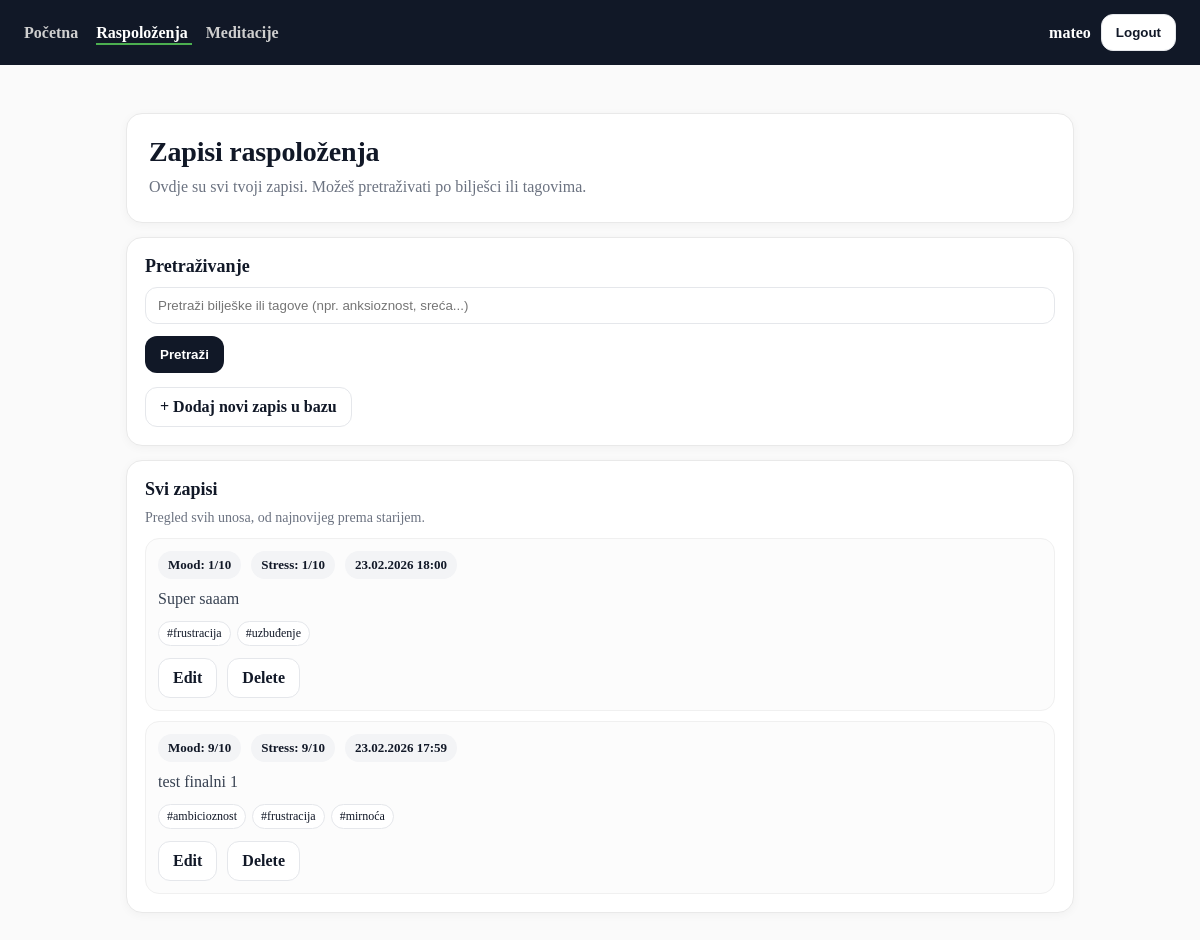
The app's page /moods/ (signed in) with its own data.
### main/models.py (models this page shows, shortened)
class MoodEntry(models.Model):
    user = models.ForeignKey(
        settings.AUTH_USER_MODEL,
        on_delete=models.CASCADE,
        related_name="mood_entries",
    )
    mood = models.PositiveSmallIntegerField(
        validators=[MinValueValidator(1), MaxValueValidator(10)]
    )
    stress = models.PositiveSmallIntegerField(
        validators=[MinValueValidator(1), MaxValueValidator(10)]
    )
    note = models.TextField(blank=True)
    tags = models.ManyToManyField(
        Tag,
        blank=True,
        related_name="mood_entries",
    )
    created_at = models.DateTimeField(auto_now_add=True)
    class Meta:
        ordering = ["-created_at"]
        indexes = [
            models.Index(fields=["user", "-created_at"]),
        ]

class Tag(models.Model):
    name = models.CharField(max_length=30, unique=True)
    class Meta:
        ordering = ["name"]

### main/views.py (the view)
# urls.py: path("moods/", MoodListView.as_view(), name="mood_list"),
class MoodListView(LoginRequiredMixin, ListView):
    template_name = "main/mood_list.html"
    context_object_name = "moods"
    login_url = "login"
    def get_search_query(self):
        return (self.request.GET.get("q") or "").strip()
    def get_queryset(self):
        q = self.get_search_query()
        qs = (
            MoodEntry.objects
            .filter(user=self.request.user)
            .prefetch_related("tags")
            .order_by("-id")
        )
        if q:
            qs = qs.filter(Q(note__icontains=q) | Q(tags__name__icontains=q)).distinct()
        return qs
    def get_context_data(self, **kwargs):
        ctx = super().get_context_data(**kwargs)
        ctx["q"] = self.get_search_query()
        return ctx

### main/templates/main/mood_list.html (shortened to what this page needs)
{% extends "main/base.html" %}
{% block content %}
<div class="mh-wrap">
  <section class="mh-hero">
    <h1 class="mh-title">Zapisi raspoloženja</h1>
    <p class="mh-sub">
      Ovdje su svi tvoji zapisi. Možeš pretraživati po bilješci ili tagovima.
    </p>
  </section>
  <section class="mh-card" style="margin-top:14px;">
    <h2 style="margin:0 0 10px; font-size:18px;">Pretraživanje</h2>
    <form method="get" class="mh-form" style="margin-top: 8px;">
      <p style="margin:0;">
        <input
          type="text"
          name="q"
          value="{{ q }}"
          placeholder="Pretraži bilješke ili tagove (npr. anksioznost, sreća...)"
        />
      </p>
      <div class="mh-actions">
        <button type="submit" class="mh-btn mh-btn-primary">Pretraži</button>
      </div>
    </form>
    {% if user.is_authenticated %}
      <div class="mh-actions" style="margin-top: 14px;">
        <a class="mh-btn mh-btn-ghost" href="{% url 'mood_create' %}">+ Dodaj novi zapis u bazu</a>
      </div>
    {% endif %}
  </section>
  <section class="mh-card" style="margin-top:14px;">
    <h2 style="margin:0 0 10px; font-size:18px;">
      {% if q %}Rezultati{% else %}Svi zapisi{% endif %}
    </h2>
    {% if q %}
      <p class="mh-muted">Pretraga za: <strong>{{ q }}</strong></p>
    {% else %}
      <p class="mh-muted">Pregled svih unosa, od najnovijeg prema starijem.</p>
    {% endif %}
    <div class="mh-list">
      {% for mood in moods %}
        <article class="mh-item">
          <div class="mh-row">
            <span class="mh-pill">Mood: {{ mood.mood }}/10</span>
            <span class="mh-pill">Stress: {{ mood.stress }}/10</span>
            <span class="mh-pill">{{ mood.created_at|date:"d.m.Y H:i" }}</span>
          </div>
          {% if mood.note %}
            <p class="mh-note">{{ mood.note }}</p>
          {% else %}
            <p class="mh-note mh-muted">Bez bilješke.</p>
          {% endif %}
          {% if mood.tags.all %}
            <div class="mh-tags">
              {% for tag in mood.tags.all %}
                <span class="mh-tag">#{{ tag.name }}</span>
              {% endfor %}
            </div>
          {% endif %}
          <div class="mh-actions" style="margin-top: 12px;">
            <a class="mh-btn mh-btn-ghost" href="{% url 'mood_edit' mood.pk %}">Edit</a>
            <a class="mh-btn mh-btn-ghost" href="{% url 'mood_delete' mood.pk %}">Delete</a>
          </div>
        </article>
      {% endfor %}
    </div>
  </section>
</div>
{% endblock %}

### main/templates/main/base.html (shortened to what this page needs)
{% load static %}
<!DOCTYPE html>
<html>
<head>
    <link rel="stylesheet" href="{% static 'main/css/styles.css' %}">
</head>
<body>
{% if user.is_authenticated %}
<div class="navbar">
    <div class="nav-left">
        <a href="{% url 'dashboard' %}"
           class="{% if request.path == '/dashboard/' %}active{% endif %}">
           Početna
        </a>
        <a href="{% url 'mood_list' %}"
           class="{% if request.path == '/moods/' %}active{% endif %}">
           Raspoloženja
        </a>
        <a href="{% url 'meditation_list' %}"
           class="{% if request.path == '/meditations/' %}active{% endif %}">
           Meditacije
        </a>
    </div>
    <div class="nav-right">
        <span class="nav-user">{{ user.username }}</span>
        <form method="post" action="{% url 'logout' %}">
            <button type="submit" class="mh-btn mh-btn-ghost">Logout</button>
        </form>
    </div>
</div>
{% endif %}
<div class="container">
    {% block content %}
    {% endblock %}
</div>
</body>
</html>

### main/static/main/css/styles.css (style rules this page uses)
:root { --border: #e9e9e9; --muted: #6b7280; --text: #111827; --bg: #ffffff; --soft: #f3f4f6; }
* { box-sizing: border-box; }
body { margin: 0; background: #fafafa; color: var(--text); }
.mh-wrap { max-width: 980px; margin: 0 auto; padding: 24px 16px; }
.mh-hero, .mh-card, .mh-side { background: var(--bg); border: 1px solid var(--border); border-radius: 16px; box-shadow: 0 2px 10px rgba(0,0,0,.04); }
.mh-hero { padding: 22px; }
.mh-card, .mh-side { padding: 18px; }
.mh-title { margin: 0 0 6px; font-size: 28px; letter-spacing: -.2px; }
.mh-sub { margin: 0; color: var(--muted); line-height: 1.6; }
.mh-muted { color: var(--muted); font-size: 14px; margin: 0; }
.mh-list { display: grid; gap: 10px; margin-top: 12px; }
.mh-item { border: 1px solid #f0f0f0; border-radius: 14px; padding: 12px; background: #fcfcfc; }
.mh-row { display: flex; flex-wrap: wrap; gap: 10px; align-items: center; }
.mh-pill { display: inline-flex; align-items: center; gap: 6px; padding: 6px 10px; border-radius: 999px; background: var(--soft); font-weight: 600; font-size: 13px; }
.mh-note { margin: 8px 0 0; color: #374151; line-height: 1.5; }
.mh-tags { margin-top: 10px; display: flex; flex-wrap: wrap; gap: 6px; }
.mh-tag { font-size: 12px; padding: 4px 8px; border-radius: 999px; border: 1px solid #e5e7eb; background: #fff; }
.mh-form p { margin: 10px 0; }
.mh-form input, .mh-form textarea, .mh-form select { width: 100%; padding: 10px 12px; border-radius: 12px; border: 1px solid #e5e7eb; background: #fff; }
.mh-actions { display: flex; gap: 10px; flex-wrap: wrap; margin-top: 12px; }
.mh-btn { display: inline-flex; align-items: center; gap: 8px; padding: 10px 14px; border-radius: 12px; text-decoration: none; font-weight: 600; border: 1px solid transparent; cursor: pointer; }
.mh-btn-primary { background: #111827; color: #fff; }
.mh-btn-ghost { background: #fff; color: #111827; border-color: #e5e7eb; }
.navbar { background: #111827; color: white; padding: 14px 24px; display: flex; justify-content: space-between; align-items: center; }
.nav-left a { color: #cfcfcf; margin-right: 14px; text-decoration: none; font-weight: 600; padding-bottom: 2px; }
.nav-left a.active { color: white; border-bottom: 2px solid #4CAF50; }
.nav-right { display: flex; align-items: center; gap: 10px; }
.nav-user { font-weight: 600; }
.container { max-width: 1100px; margin: 0 auto; padding: 24px 16px; }

### records on screen
MoodEntry: mood "1", stress "1", created_at "23.02.2026 18:00", note "Super saaam"
Tag: name "frustracija"
Tag: name "uzbuđenje"
MoodEntry: mood "9", stress "9", created_at "23.02.2026 17:59", note "test finalni 1"
Tag: name "ambicioznost"
Tag: name "mirnoća"

### other values on screen
{{ user.username }} "mateo"
